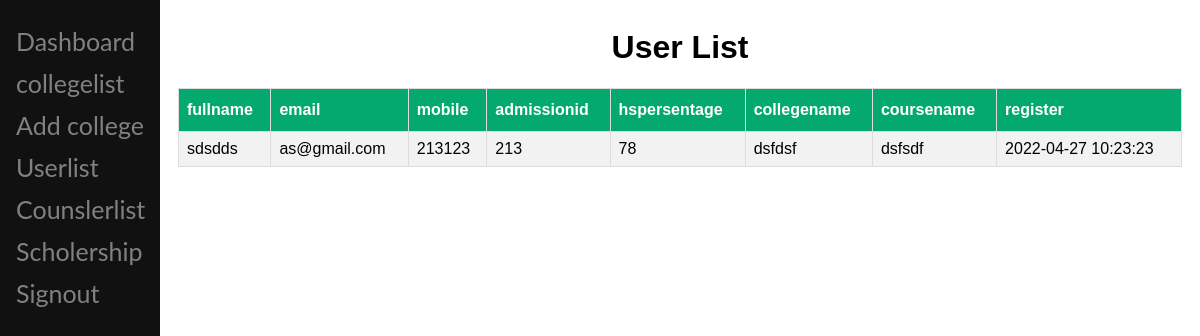
Page /totalscholership.php (signed in) on the earlier database version.
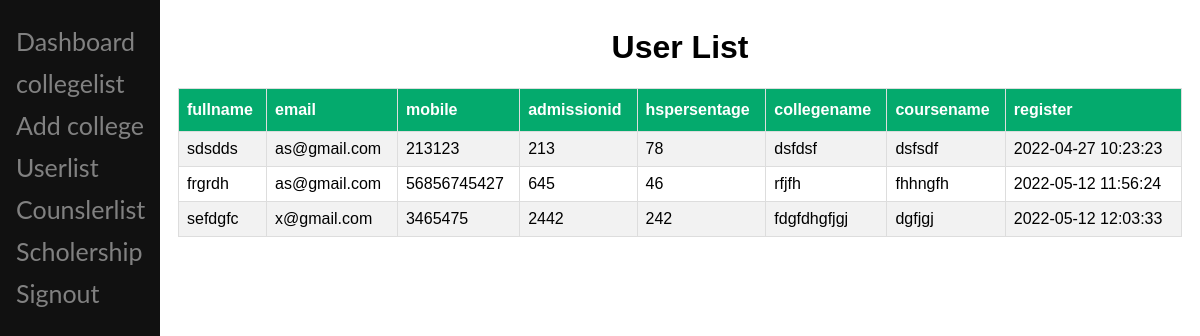
Same page on the later database version.
### tables this page shows
CREATE TABLE `Scholorship` (
  `id` int(11) NOT NULL,
  `fullname` varchar(50) NOT NULL,
  `email` varchar(50) NOT NULL,
  `password` varchar(50) NOT NULL,
  `mobile` varchar(50) NOT NULL,
  `admissionid` int(11) NOT NULL,
  `hspersentage` decimal(10,0) NOT NULL,
  `collegename` varchar(100) NOT NULL,
  `coursename` varchar(50) NOT NULL,
  `created` datetime NOT NULL
);

### functions.php (called while the page is built, shortened)
<?php
function scholershiplist(){
    $db=$GLOBALS['db'];
    $query="SELECT * FROM Scholorship";
    $runQuery=mysqli_query($db,$query);
    return $runQuery;
}
  ?>

### totalscholership.php (the view, shortened to what this page needs)
<?php
require_once('functions.php');
$result=scholershiplist();
$admin = $_SESSION['userdata']['role'];
?>
<html>
<head>
</head>
<body>
<div class="sidenav">
  <a href="admin_dashboard.php">Dashboard</a>
  <a href="collegelist.php">collegelist</a>
  <?php if($admin == 'superadmin') {?>
    <a href="addcollege.php">Add college</a>
  <a href="totaluser.php">Userlist</a>
  <a href="counslerlist.php">Counslerlist</a>
  <a href="totalscholership.php">Scholership</a>
  <?php } ?>
  <a href="functions.php?adminlogout">Signout</a>
</div>
<div class="main">
<table id="customers">
<caption><h1>User List</h1></caption>
<tr>
<th>fullname </th>
<th>email </th>
<th>mobile </th>
<th>admissionid </th>
<th>hspersentage </th>
<th>collegename </th>
<th>coursename </th>
<th>register </th>
</tr>
<?php
 while($row =mysqli_fetch_array($result,MYSQLI_ASSOC))
  {
  echo "<tr>";
  echo "<td>" . $row['fullname'] . "</td>";
  echo "<td>" . $row['email'] . "</td>";
  echo "<td>" . $row['mobile'] . "</td>";
  echo "<td>" . $row['admissionid'] . "</td>";
  echo "<td>" . $row['hspersentage'] . "</td>";
  echo "<td>" . $row['collegename'] . "</td>";
  echo "<td>" . $row['coursename'] . "</td>";
  echo "<td>" . $row['created'] . "</td>";
  echo "</tr>";
  }
?>
</table>
</div>
</body>
</html>

Differences in the rows shown:
added scholorship: fullname "frgrdh", email "as@gmail.com", mobile "56856745427", admissionid "645", hspersentage "46", collegename "rfjfh", coursename "fhhngfh", created "2022-05-12 11:56:24"
added scholorship: fullname "sefdgfc", email "x@gmail.com", mobile "3465475", admissionid "2442", hspersentage "242", collegename "fdgfdhgfjgj", coursename "dgfjgj", created "2022-05-12 12:03:33"
